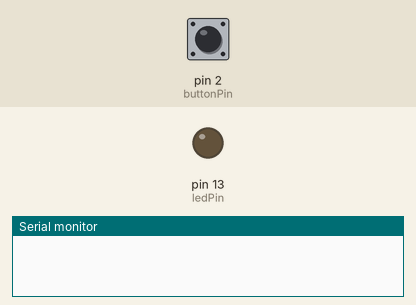
This sketch was run on a simulated Arduino Uno, built with avr-gcc and run on an emulated ATmega328P. On the bench: output pins drawn as LEDs (lit = HIGH), the last lines printed to the serial monitor. The test bench sets the inputs (shaded band); at power-on: pin 2 (buttonPin) LOW.

Above: at 1.2 s.
1.3 s: pin 2 (buttonPin) pulled HIGH for 0.15 s
At 1.7 s:
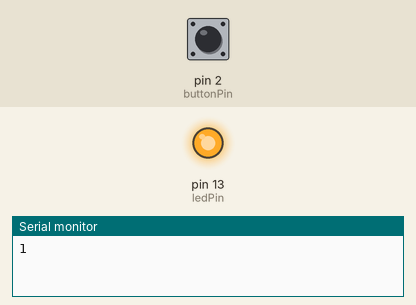
2.9 s: pin 2 (buttonPin) pulled HIGH for 1 s
At 4.1 s:
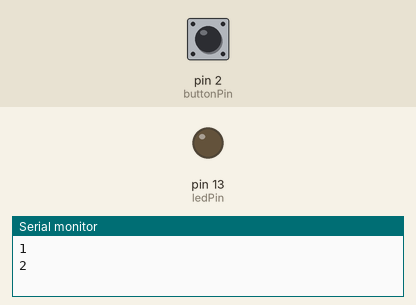
5.4 s: pin 2 (buttonPin) pulled HIGH for 3.2 s
At 6.0 s:
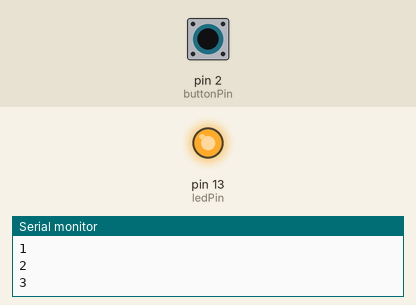
Timing chart, 0 to 8.4 s (numbered marks = the images above; inputs shaded):
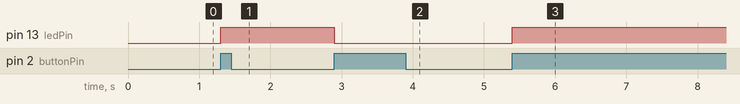

Measured:
- after the input at 1.3 s, pin 13 (ledPin): LOW → HIGH at once
- after the input at 2.9 s, pin 13 (ledPin): HIGH → LOW at once
- after the input at 5.4 s, pin 13 (ledPin): LOW → HIGH at once

The sketch:

Encoder.ino
```cpp
const int buttonPin = 2;     // the number of the pushbutton pin
const int ledPin =  13;      // the number of the LED pin
volatile int counter=0;
// variables will change:
volatile int buttonState = 0;         // variable for reading the pushbutton status
volatile int e=0;
int t=0;
int old=0;
void setup() {
  // initialize the LED pin as an output:
  pinMode(ledPin, OUTPUT);
  // initialize the pushbutton pin as an input:
  pinMode(buttonPin, INPUT);
  // Attach an interrupt to the ISR vector
  attachInterrupt(0, pin_ISR, RISING);
  Serial.begin(115200);
}

void loop() {
  e=0;
  // Nothing here!
  //Serial.println(digitalRead(2));
}

void pin_ISR() {

  if(e==0){
    e=1;

t=millis()-old;
if(t>20){
  buttonState=!buttonState;
  digitalWrite(ledPin,buttonState );
  counter +=1;
  Serial.println(counter);
  old = millis();
}
  }
}
```
